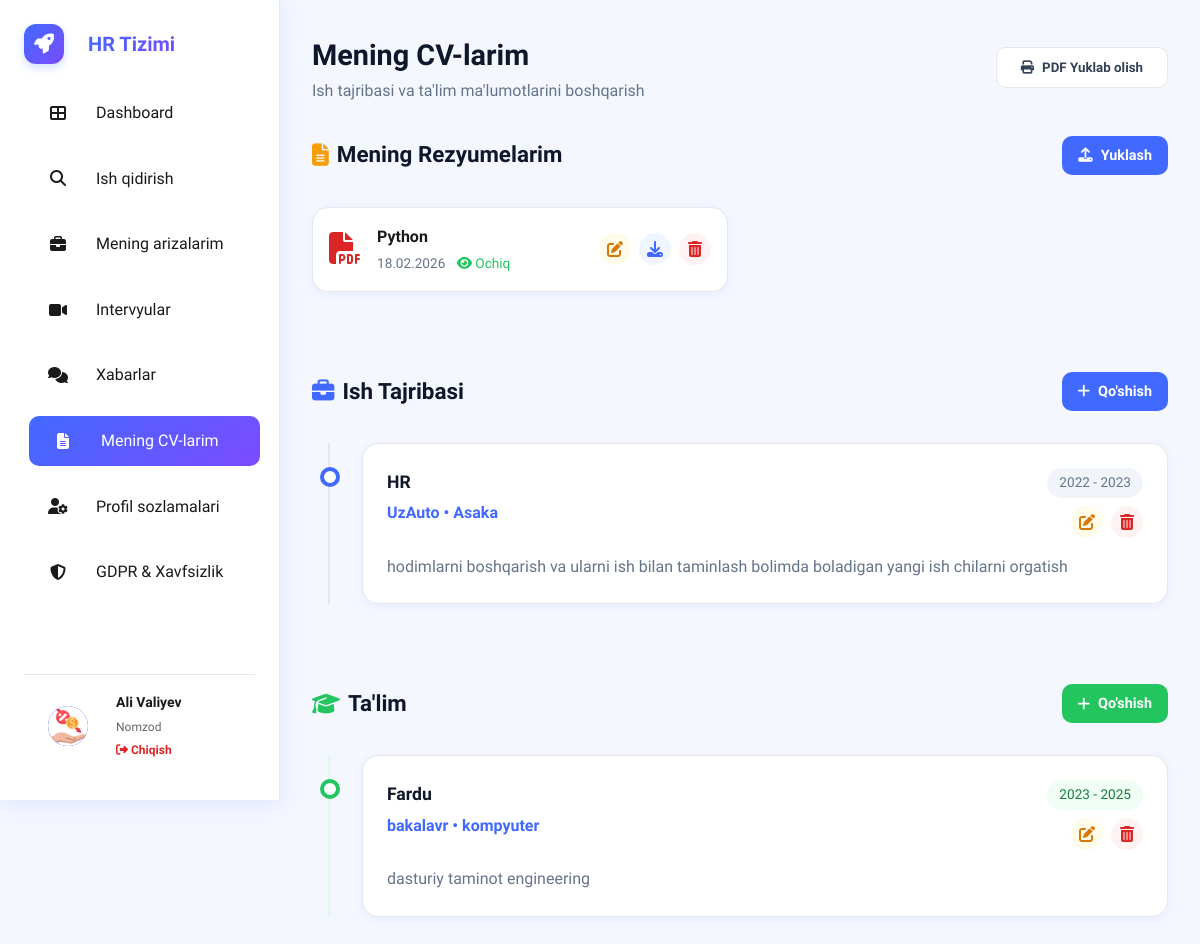
The page /candidate/cv/ (signed in) on the database its author committed.
### hr_bolim/models.py (models this page shows, shortened)
class User(AbstractUser):
    ROLE_CHOICES = (
        ("candidate","Ish izlovchi"),
        ("employer","Ish beruvchi"),
        ("admin","Admin")
    )
    role = models.CharField(max_length=20,choices=ROLE_CHOICES)
    phone = models.CharField(max_length=20,blank=True,null=True)
    consent_given = models.BooleanField(default=False)
    consent_date = models.DateTimeField(blank=True,null=True)
    consent_policy_version = models.CharField(max_length=10,blank=True,null=True)
    data_retention_until = models.DateTimeField(blank=True,null=True)
    is_delete = models .BooleanField(default=False)
    created_at = models.DateTimeField(auto_now_add=True)
    update_at = models.DateTimeField(auto_now=True)
    is_staff = models.BooleanField(default=False)
    is_superuser = models.BooleanField(default=False)

class CandidateProfile(models.Model):
    user = models.OneToOneField(User, on_delete=models.CASCADE, related_name='candidate_profile')
    profile_picture = models.ImageField(upload_to='profile_pics/', blank=True, null=True)
    profession = models.CharField(max_length=150, blank=True, null=True, help_text="Ex: Software Engineer")
    location = models.CharField(max_length=150, blank=True, null=True)
    about_me = models.TextField(blank=True, null=True)
    skills = models.TextField(blank=True, null=True, help_text="Comma separated skills")
    profile_views = models.PositiveIntegerField(default=0)
    is_processing_restricted = models.BooleanField(default=False, help_text="User restricted data processing")
    experience_years = models.PositiveIntegerField(default=0, help_text="Total years of experience")
    resume_file = models.FileField(upload_to='resumes/default/', blank=True, null=True, help_text="Default CV for 1-click apply")
    linkedin = models.URLField(blank=True, null=True)
    github = models.URLField(blank=True, null=True)
    portfolio = models.URLField(blank=True, null=True)
    created_at = models.DateTimeField(auto_now_add=True)
    updated_at = models.DateTimeField(auto_now=True)

class Resume(models.Model):
    user = models.ForeignKey(User, on_delete=models.CASCADE, related_name='resumes')
    title = models.CharField(max_length=150, help_text="CV nomi (masalan: Python Developer CV)")
    file = models.FileField(upload_to='resumes/user_uploads/')
    is_public = models.BooleanField(default=True, help_text="Boshqa ish beruvchilar ko'ra oladimi?")
    created_at = models.DateTimeField(auto_now_add=True)

class Experience(models.Model):
    user = models.ForeignKey(User, on_delete=models.CASCADE, related_name='experiences')
    company = models.CharField(max_length=150)
    position = models.CharField(max_length=150)
    location = models.CharField(max_length=150, blank=True, null=True)
    start_date = models.DateField()
    end_date = models.DateField(blank=True, null=True)
    is_current = models.BooleanField(default=False)
    description = models.TextField(blank=True, null=True)

class Education(models.Model):
    user = models.ForeignKey(User, on_delete=models.CASCADE, related_name='educations')
    institution = models.CharField(max_length=150)
    degree = models.CharField(max_length=150)
    field_of_study = models.CharField(max_length=150, blank=True, null=True)
    start_date = models.DateField()
    end_date = models.DateField(blank=True, null=True)
    description = models.TextField(blank=True, null=True)

### hr_bolim/views.py (the view)
# urls.py: path('candidate/cv/', candidate_cv, name='candidate_cv'),
@candidate_required
def candidate_cv(request):
    experiences = Experience.objects.filter(user=request.user).order_by('-start_date')
    educations = Education.objects.filter(user=request.user).order_by('-start_date')
    resumes = request.user.resumes.all().order_by('-created_at')
    context = {
        'experiences': experiences,
        'educations': educations,
        'resumes': resumes
    }
    return render(request, 'hr_bolim/candidate/cv_list.html', context)

### hr_bolim/templates/hr_bolim/candidate/cv_list.html (shortened to what this page needs)
{% extends 'hr_bolim/candidate/base_candidate.html' %}
{% block content %}
<div style="display:flex; justify-content:space-between; align-items:center; margin-bottom:2rem;">
    <div>
        <h1 style="font-size:1.8rem; font-weight:700; color:var(--dark);">Mening CV-larim</h1>
        <p style="color:var(--secondary);">Ish tajribasi va ta'lim ma'lumotlarini boshqarish</p>
    </div>
    <button class="btn btn-secondary" onclick="window.print()">
        <i class="fas fa-print"></i> PDF Yuklab olish
    </button>
</div>
<div class="section-header">
    <h2 style="font-size:1.4rem; color:var(--dark); display:flex; align-items:center; gap:0.5rem;">
        <i class="fas fa-file-alt" style="color:var(--accent);"></i> Mening Rezyumelarim
    </h2>
    <a href="{% url 'add_resume' %}" class="btn btn-primary" style="padding: 0.5rem 1rem; font-size: 0.9rem; background: var(--primary);">
        <i class="fas fa-upload"></i> Yuklash
    </a>
</div>
{% if resumes %}
    <div class="grid-2" style="margin-bottom: 3rem;">
        {% for resume in resumes %}
        <div class="card" style="display:flex; align-items:center; gap:1rem; padding: 1rem;">
            <div style="font-size:2rem; color:var(--danger);">
                <i class="fas fa-file-pdf"></i>
            </div>
            <div style="flex:1;">
                <h4 style="margin-bottom:0.25rem;">{{ resume.title }}</h4>
                <div style="font-size:0.85rem; color:var(--secondary);">
                    {{ resume.created_at|date:"d.m.Y" }}
                    {% if resume.is_public %}
                        <span style="color:var(--success); margin-left:0.5rem;"><i class="fas fa-eye"></i> Ochiq</span>
                    {% else %}
                        <span style="color:var(--secondary); margin-left:0.5rem;"><i class="fas fa-eye-slash"></i> Yashirin</span>
                    {% endif %}
                </div>
            </div>
            <div style="display:flex; gap:0.5rem;">
                <a href="{% url 'edit_resume' resume.id %}" class="btn-icon" style="background:#fefce8; color:#d97706;" title="Tahrirlash">
                    <i class="fas fa-edit"></i>
                </a>
                <a href="{{ resume.file.url }}" target="_blank" class="btn-icon" style="background:#eff6ff; color:var(--primary);" title="Ko'rish">
                    <i class="fas fa-download"></i>
                </a>
                <a href="{% url 'delete_item' 'resume' resume.id %}" class="btn-icon" onclick="return confirm('Rostdan ham o\'chirmoqchimisiz?')" title="O'chirish">
                    <i class="fas fa-trash-alt"></i>
                </a>
            </div>
        </div>
        {% endfor %}
    </div>
{% else %}
    <div class="empty-state" style="margin-bottom: 3rem; padding: 2rem;">
        <i class="fas fa-file-upload" style="font-size:2rem; margin-bottom:0.5rem; opacity:0.3;"></i>
        <p>Sizda alohida yuklangan rezyumelar yo'q.</p>
    </div>
{% endif %}
<div class="section-header">
    <h2 style="font-size:1.4rem; color:var(--dark); display:flex; align-items:center; gap:0.5rem;">
        <i class="fas fa-briefcase" style="color:var(--primary);"></i> Ish Tajribasi
    </h2>
    <a href="{% url 'add_experience' %}" class="btn btn-primary" style="padding: 0.5rem 1rem; font-size: 0.9rem;">
        <i class="fas fa-plus"></i> Qo'shish
    </a>
</div>
{% if experiences %}
    <div class="timeline">
        {% for exp in experiences %}
        <div class="timeline-item">
            <div class="timeline-dot"></div>
            <div class="timeline-card">
                <div class="timeline-header">
                    <div>
                        <div class="timeline-role">{{ exp.position }}</div>
                        <div class="timeline-company">{{ exp.company }} {% if exp.location %}• {{ exp.location }}{% endif %}</div>
                    </div>
                    <div style="text-align:right; display:flex; flex-direction:column; align-items:flex-end; gap:0.5rem;">
                        <span class="timeline-date">
                            {{ exp.start_date|date:"Y" }} - {% if exp.is_current %}Hozirgacha{% else %}{{ exp.end_date|date:"Y" }}{% endif %}
                        </span>
                        <div style="display:flex; gap:0.5rem;">
                            <a href="{% url 'edit_experience' exp.id %}" class="btn-icon" style="background:#fefce8; color:#d97706;" title="Tahrirlash">
                                <i class="fas fa-edit"></i>
                            </a>
                            <a href="{% url 'delete_item' 'experience' exp.id %}" class="btn-icon" onclick="return confirm('Rostdan ham o\'chirmoqchimisiz?')" title="O'chirish">
                                <i class="fas fa-trash-alt"></i>
                            </a>
                        </div>
                    </div>
                </div>
                {% if exp.description %}
                    <p class="timeline-desc">{{ exp.description }}</p>
                {% endif %}
            </div>
        </div>
        {% endfor %}
    </div>
{% endif %}
<div style="height:3rem;"></div>
<div class="section-header">
    <h2 style="font-size:1.4rem; color:var(--dark); display:flex; align-items:center; gap:0.5rem;">
        <i class="fas fa-graduation-cap" style="color:var(--success);"></i> Ta'lim
    </h2>
    <a href="{% url 'add_education' %}" class="btn btn-primary" style="padding: 0.5rem 1rem; font-size: 0.9rem; background:var(--success);">
        <i class="fas fa-plus"></i> Qo'shish
    </a>
</div>
{% if educations %}
    <div class="timeline" style="border-left-color: #dcfce7;">
        {% for edu in educations %}
        <div class="timeline-item">
            <div class="timeline-dot" style="border-color:var(--success);"></div>
            <div class="timeline-card">
                <div class="timeline-header">
                    <div>
                        <div class="timeline-role">{{ edu.institution }}</div>
                        <div class="timeline-company">{{ edu.degree }} {% if edu.field_of_study %}• {{ edu.field_of_study }}{% endif %}</div>
                    </div>
                    <div style="text-align:right; display:flex; flex-direction:column; align-items:flex-end; gap:0.5rem;">
                        <span class="timeline-date" style="background:#f0fdf4; color:#15803d;">
                            {{ edu.start_date|date:"Y" }} - {% if edu.end_date %}{{ edu.end_date|date:"Y" }}{% else %}Hozirda{% endif %}
                        </span>
                        <div style="display:flex; gap:0.5rem;">
                            <a href="{% url 'edit_education' edu.id %}" class="btn-icon" style="background:#fefce8; color:#d97706;" title="Tahrirlash">
                                <i class="fas fa-edit"></i>
                            </a>
                            <a href="{% url 'delete_item' 'education' edu.id %}" class="btn-icon" onclick="return confirm('Rostdan ham o\'chirmoqchimisiz?')" title="O'chirish" style="color:var(--danger);">
                                <i class="fas fa-trash-alt"></i>
                            </a>
                        </div>
                    </div>
                </div>
                {% if edu.description %}
                    <p class="timeline-desc">{{ edu.description }}</p>
                {% endif %}
            </div>
        </div>
        {% endfor %}
    </div>
{% endif %}
{% endblock %}

### hr_bolim/templates/hr_bolim/candidate/base_candidate.html (shortened to what this page needs)
{% load static %}
<!DOCTYPE html>
<html lang="uz">
<head>
    <link rel="stylesheet" href="https://cdnjs.cloudflare.com/ajax/libs/font-awesome/6.4.0/css/all.min.css">
    <link rel="stylesheet" href="{% static 'css/candidate.css' %}">
</head>
<body>
    <aside class="sidebar" id="sidebar">
        <a href="{% url 'home' %}" class="brand">
            <div class="brand-logo"><i class="fas fa-rocket"></i></div>
            <div class="brand-name">HR Tizimi</div>
        </a>
        <ul class="nav-menu">
            <li>
                <a href="{% url 'candidate_dashboard' %}" class="nav-link {% if request.resolver_match.url_name == 'candidate_dashboard' %}active{% endif %}">
                    <i class="fas fa-th-large"></i> Dashboard
                </a>
            </li>
            <li>
                <a href="{% url 'jobs_list' %}" class="nav-link">
                    <i class="fas fa-search"></i> Ish qidirish
                </a>
            </li>
            <li>
                <a href="{% url 'my_applications' %}" class="nav-link {% if request.resolver_match.url_name == 'my_applications' %}active{% endif %}">
                    <i class="fas fa-briefcase"></i> Mening arizalarim
                </a>
            </li>
            <li>
                <a href="{% url 'candidate_interviews' %}" class="nav-link {% if request.resolver_match.url_name == 'candidate_interviews' %}active{% endif %}">
                    <i class="fas fa-video"></i> Intervyular
                </a>
            </li>
            <li>
                <a href="{% url 'inbox' %}" class="nav-link {% if 'inbox' in request.resolver_match.url_name or 'chat' in request.resolver_match.url_name %}active{% endif %}">
                    <i class="fas fa-comments"></i> Xabarlar
                </a>
            </li>
            <li>
                <a href="{% url 'candidate_cv' %}" class="nav-link {% if 'candidate_cv' in request.resolver_match.url_name or 'add_' in request.resolver_match.url_name %}active{% endif %}">
                    <i class="fas fa-file-alt"></i> Mening CV-larim
                </a>
            </li>
            <li>
                <a href="{% url 'candidate_profile' %}" class="nav-link {% if request.resolver_match.url_name == 'candidate_profile' %}active{% endif %}">
                    <i class="fas fa-user-cog"></i> Profil sozlamalari
                </a>
            </li>
            <li>
                <a href="{% url 'candidate_gdpr' %}" class="nav-link {% if request.resolver_match.url_name == 'candidate_gdpr' %}active{% endif %}">
                    <i class="fas fa-shield-alt"></i> GDPR & Xavfsizlik
                </a>
            </li>
        </ul>
        <div class="user-profile-sidebar">
            <div class="avatar-sm">
                {% if user.candidate_profile.profile_picture %}
                    <img src="{{ user.candidate_profile.profile_picture.url }}" alt="Profile" style="width:100%; height:100%; border-radius:50%; object-fit:cover;">
                {% else %}
                    <i class="fas fa-user"></i>
                {% endif %}
            </div>
            <div class="user-info-sidebar">
                <h4>{{ user.first_name }} {{ user.last_name }}</h4>
                <p>Nomzod</p>
                <a href="{% url 'logout' %}" style="color:var(--danger); font-size:0.75rem; text-decoration:none; margin-top:0.25rem; display:block; font-weight:600;">
                    <i class="fas fa-sign-out-alt"></i> Chiqish
                </a>
            </div>
        </div>
    </aside>
    <main class="main-content">
        {% block content %}
        {% endblock %}
    </main>
</body>
</html>

### rows shown on the page
User: candidate_profile.profile_picture (picture), first_name "Ali", last_name "Valiyev"
Resume: title "Python", created_at "18.02.2026", is_public True (drawn)
Experience: position "HR", company "UzAuto", location "Asaka", start_date "2022", end_date "2023", description "hodimlarni boshqarish va ularni ish bilan taminlash bolimda boladigan yangi ish chilarni orgatish"
Education: institution "Fardu", degree "bakalavr", field_of_study "kompyuter", start_date "2023", end_date "2025", description "dasturiy taminot engineering"
